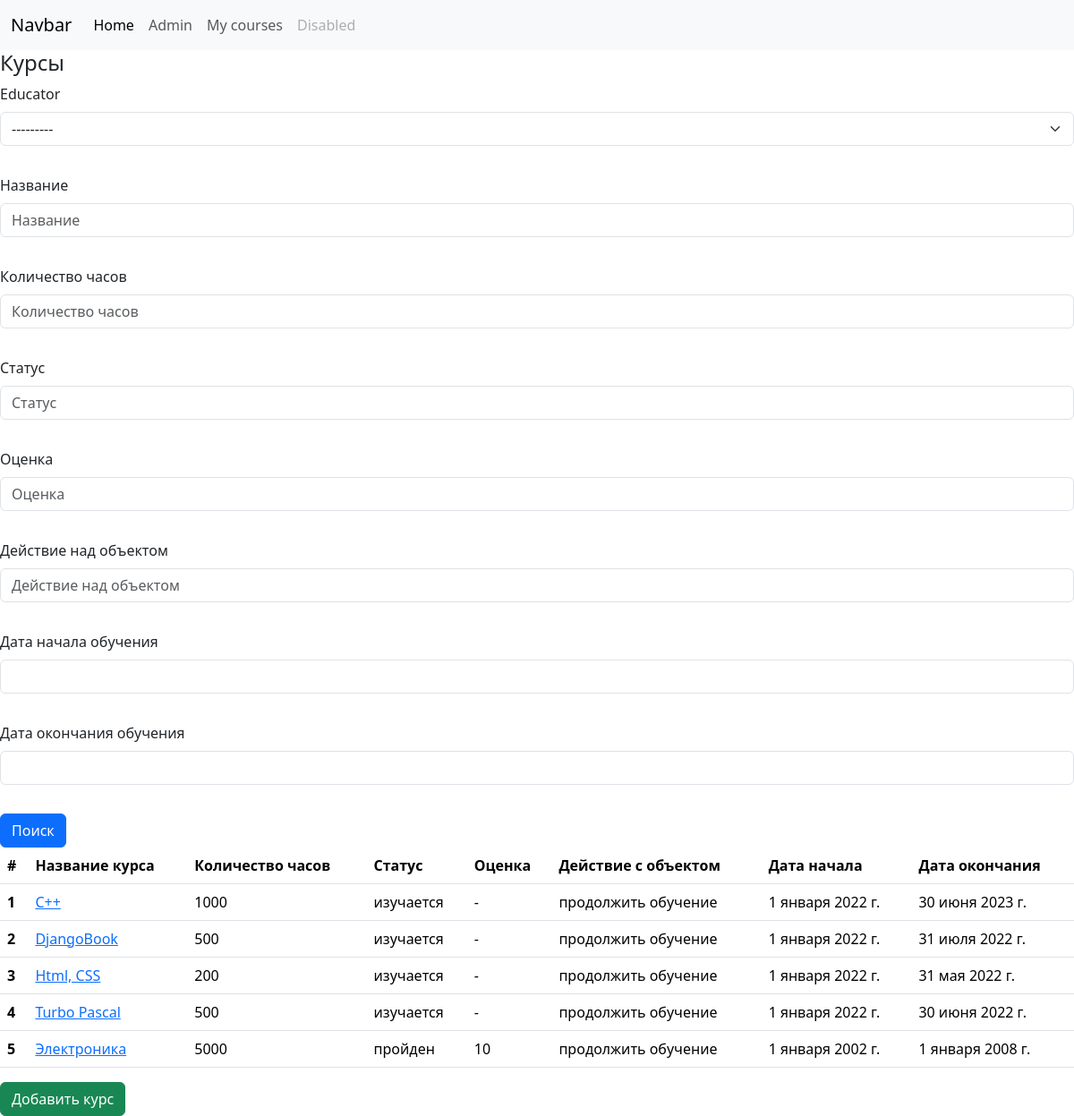
The app's page /courses/, older data.
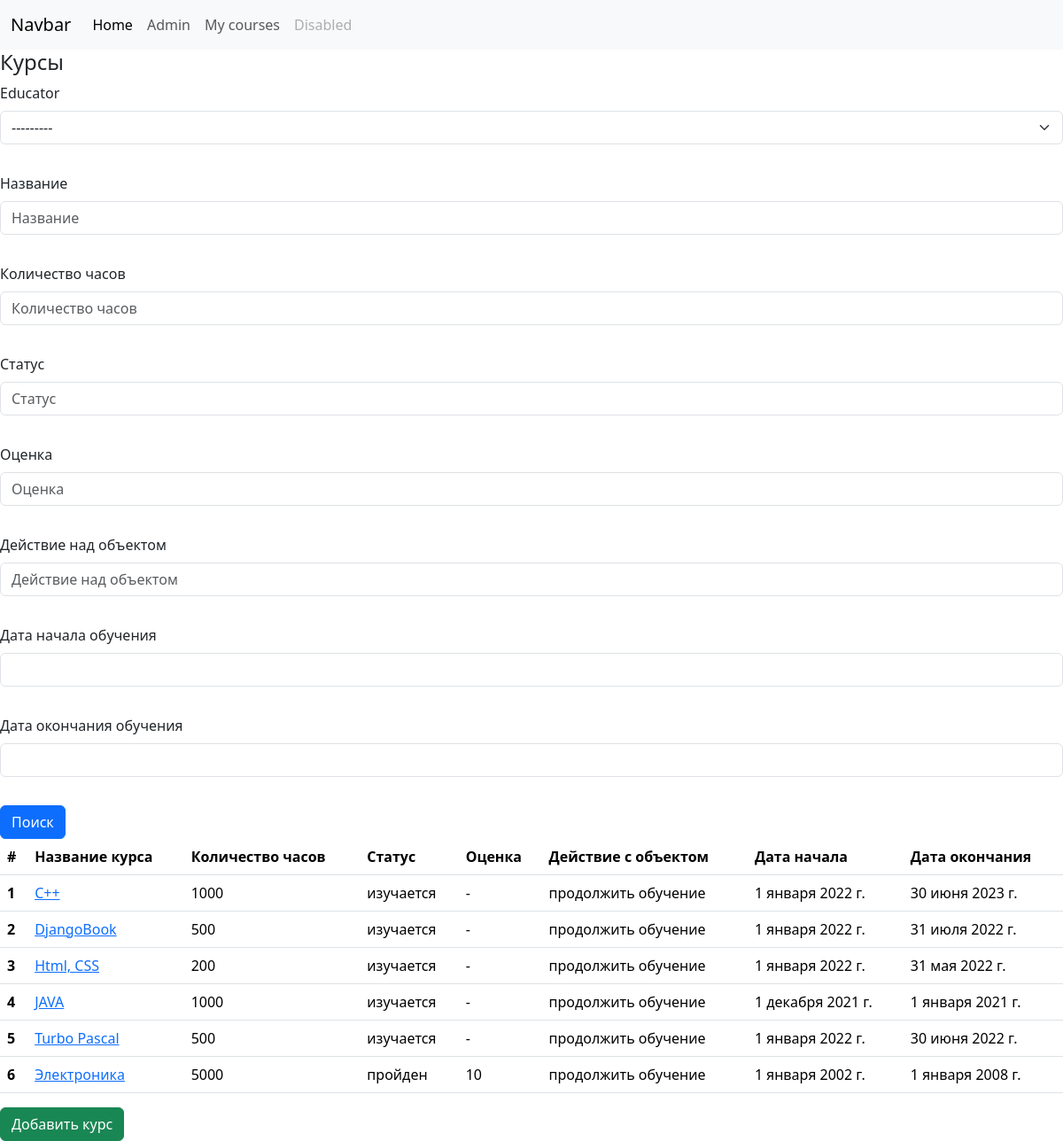
The same page, newer data.
### userside/models.py (models this page shows, shortened)
class educator(models.Model):
    name = models.CharField('Преподаватель', max_length=128)
    def __str__(self):
        return self.name

class course(models.Model):
    educator = models.ForeignKey('userside.educator', on_delete=models.CASCADE, null=True, blank=True,
                                 related_name='mycourses')
    name = models.CharField('Название курса', max_length=128)
    length_of_time = models.IntegerField('Количество часов', blank=True, null=True)
    status = models.CharField('Статус', max_length=128)
    mark = models.IntegerField('Оценка', blank=True, null=True)
    action_object = models.CharField('Действие над объектом', max_length=128)
    date_begin = models.DateField('Дата начала обучения')
    date_end = models.DateField('Дата окончания обучения')
    class Meta:
        ordering = ['name']
        verbose_name = 'Курс'
        verbose_name_plural = 'Курсы'

### userside/views.py (the view)
# urls.py: path('courses/', userside.views.courses.as_view(), name='course_list'),
class courses(TitleMixin, ListView):
    title = 'Курсы'
    def get_filters(self):
        return userside.filters.CourseFilter(self.request.GET)
    def get_queryset(self):
        return self.get_filters().qs
    def get_context_data(self):
        context = super().get_context_data()
        context['filters'] = self.get_filters()
        return context

### userside/views.py (called while the page is built)
    def get_title(self):
        return self.title

    def get_context_data(self, **kwargs):
        context = super().get_context_data()
        context['title'] = self.get_title()
        return context

### userside/templates/userside/course_list.html
{% extends 'userside/index.html' %}
{% block content %}
    {% include 'userside/search_course_include.html' %}
    <table class="table">
        <thead>
        <tr>
            <th scope="col">#</th>
            <th scope="col">Название курса</th>
            <th scope="col">Количество часов</th>
            <th scope="col">Статус</th>
            <th scope="col">Оценка</th>
            <th scope="col">Действие с объектом</th>
            <th scope="col">Дата начала</th>
            <th scope="col">Дата окончания</th>
        </tr>
        </thead>
        <tbody>
        {% for course in object_list %}
        <tr>
            <th scope="row">{{ forloop.counter }}</th>
            <td><a href="{% url 'userside:course_detail' course.pk %}">{{ course.name|capfirst }}</a></td>
            <td>{{ course.length_of_time }}</td>
            <td>{{ course.status }}</td>
            <td>{{ course.mark|default:" - " }}</td>
            <td>{{ course.action_object|default:" - "}}</td>
            <td>{{ course.date_begin }}</td>
            <td>{{ course.date_end }}</td>
        </tr>
        {% empty %}
            <h4> не найдено </h4>
        {% endfor %}
        </tbody>
    </table>
    <a href="{% url 'userside:course_create' %}" class="btn btn-success"> Добавить курс</a>
{% endblock %}

### userside/templates/userside/index.html (shortened to what this page needs)
<!doctype html>
<html lang="en">
<head>
    <link href="/node_modules/bootstrap/dist/css/bootstrap.css" rel="stylesheet">
</head>
<body>
    <nav class="navbar navbar-expand-lg navbar-light bg-light">
        <div class="container-fluid">
            <a class="navbar-brand" href="#">Navbar</a>
            <div class="collapse navbar-collapse" id="navbarNav">
                <ul class="navbar-nav">
                    <li class="nav-item">
                        <a class="nav-link active" aria-current="page" href="{% url 'userside:index'%}">Home</a>
                    </li>
                    <li class="nav-item">
                        <a class="nav-link" href="http://127.0.0.1:8000/admin/">Admin</a>
                    </li>
                    <li class="nav-item">
                        <a class="nav-link" href="{% url 'userside:course_list' %}">My courses</a>
                    </li>
                    <li class="nav-item">
                        <a class="nav-link disabled">Disabled</a>
                    </li>
                </ul>
            </div>
        </div>
    </nav>
{% block title %}
    {% if title %}
       <h4> {{ title }}</h4>
    {% endif %}
{% endblock %}
{% block content %}
{% endblock %}
</body>
</html>

### userside/templates/userside/search_course_include.html
{% load bootstrap5 %}
<form class="row g-3">
    {% bootstrap_form filters.form layout='horizontal' %}
    <div class="col-auto">
        <button type="submit" class="btn btn-primary">Поиск</button>
    </div>
</form>

Row changes from the older to the newer data that the page shows:
added course: name "JAVA", length_of_time "1000", status "изучается", mark "-", action_object "продолжить обучение", date_begin "1 декабря 2021 г.", date_end "1 января 2021 г."
